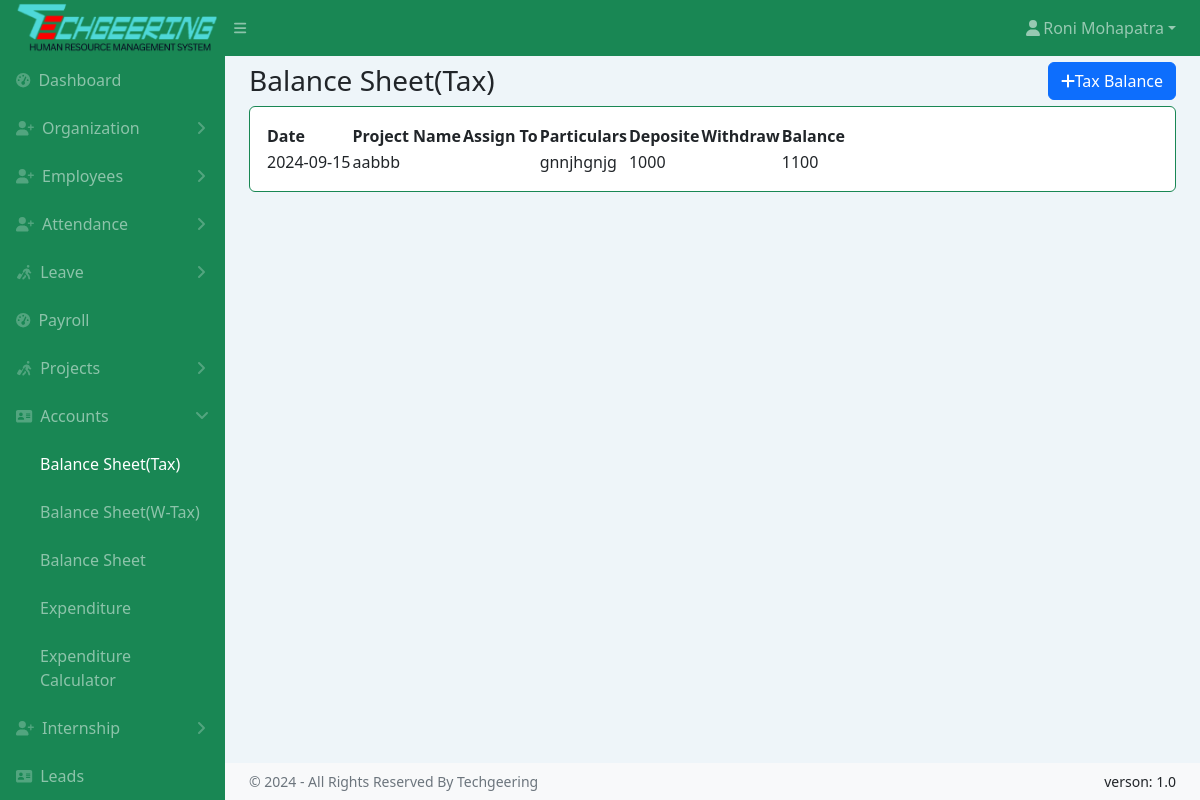
Before: /tbalance.php (signed in) with the older database file.
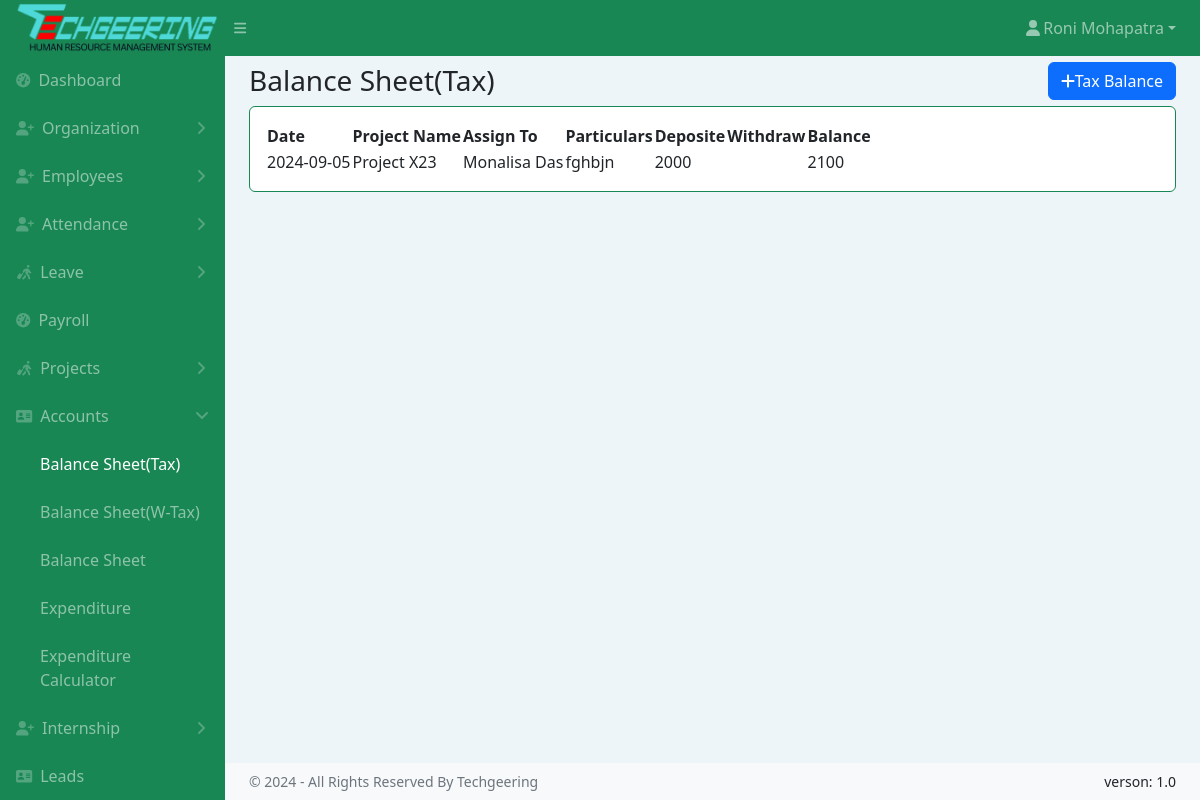
After: the same page with the newer database file.
### tables this page shows
CREATE TABLE `account` (
  `id` int(11) NOT NULL,
  `pro_id` int(11) NOT NULL,
  `assign_to` varchar(100) NOT NULL,
  `particulars` varchar(50) NOT NULL,
  `tex_type` enum('GST','NONGST') NOT NULL,
  `gst` varchar(20) NOT NULL,
  `deposite` varchar(20) NOT NULL,
  `withdraw` varchar(20) NOT NULL,
  `balance` varchar(20) NOT NULL,
  `balance_T` varchar(20) NOT NULL,
  `balance_WT` varchar(20) NOT NULL,
  `date` date NOT NULL,
  `date_time` datetime NOT NULL
);

CREATE TABLE `project` (
  `id` int(14) NOT NULL,
  `pro_name` varchar(128) DEFAULT NULL,
  `pro_start_date` varchar(128) DEFAULT NULL,
  `pro_end_date` varchar(128) DEFAULT NULL,
  `pro_description` varchar(1024) DEFAULT NULL,
  `pro_summary` varchar(512) DEFAULT NULL,
  `pro_status` enum('upcoming','complete','running','hold') NOT NULL DEFAULT 'running',
  `progress` varchar(128) DEFAULT NULL
);

### tbalance.php (the view, shortened to what this page needs)
<!DOCTYPE html>
<html lang="en">
<head>
    <link href="https://cdn.jsdelivr.net/npm/simple-datatables@7.1.2/dist/style.min.css" rel="stylesheet" />
    <link href="assets/css/styles.css" rel="stylesheet" />
</head>
<body class="sb-nav-fixed">
    <?php include 'common/topnav.php' ?>
    <div id="layoutSidenav">
        <?php include 'common/sidenav.php' ?>
        <div id="layoutSidenav_content">
            <main>
                <div class="container-fluid px-4">
                    <div class="d-flex justify-content-between align-items-center">
                        <h3 class="my-2">Balance Sheet(Tax)</h3>
                        <button type="button" class="btn btn-primary" data-bs-toggle="modal" data-bs-target="#addDept">
                            <i class="fa-solid fa-plus"></i>Tax Balance
                        </button>
                    </div>
                    <div class="card mb-4">
                        <div class="card-body">
                            <table id="datatablesSimple">
                                <thead>
                                    <tr>
                                        <th>Date</th>
                                        <th>Project Name</th>
                                        <th>Assign To</th>
                                        <th>Particulars</th>
                                        <th>Deposite</th>
                                        <th>Withdraw</th>
                                        <th>Balance</th>
                                    </tr>
                                </thead>
                                <tbody>
                                    <?php
                                    include "common/conn.php";
                                    $sql = "SELECT * FROM
                                    account AS a
                                    INNER JOIN project AS p
                                    ON a.pro_id = p.id
                                    WHERE tex_type = 'GST' ORDER BY date_time DESC";
                                    $result = $conn->query($sql);
                                    if ($result->num_rows > 0) {
                                        while ($row = $result->fetch_assoc()) {
                                            ?>
                                            <tr>
                                                <td><?php echo $row["date"]; ?></td>
                                                <td><?php echo $row["pro_name"]; ?></td>
                                                <td><?php echo $row["assign_to"]; ?></td>
                                                <td><?php echo $row["particulars"]; ?></td>
                                                <td><?php echo $row["deposite"]; ?></td>
                                                <td><?php echo $row["withdraw"]; ?></td>
                                                <td><?php echo $row["balance_T"]; ?></td>
                                            </tr>
                                            <?php
                                        }
                                    } else {
                                        echo "0 results";
                                    }
                                    ?>
                                </tbody>
                            </table>
                        </div>
                    </div>
                </div>
            </main>
            <?php include 'common/copyrightfooter.php' ?>
        </div>
    </div>
</body>
</html>

Changed rows visible on the page:
no longer on this page (row unchanged): account: date "2024-09-15", project.pro_name "aabbb", particulars "gnnjhgnjg", deposite "1000", balance_T "1100"
added account: date "2024-09-05", project.pro_name "Project X23", assign_to "Monalisa Das", particulars "fghbjn", deposite "2000", balance_T "2100"
